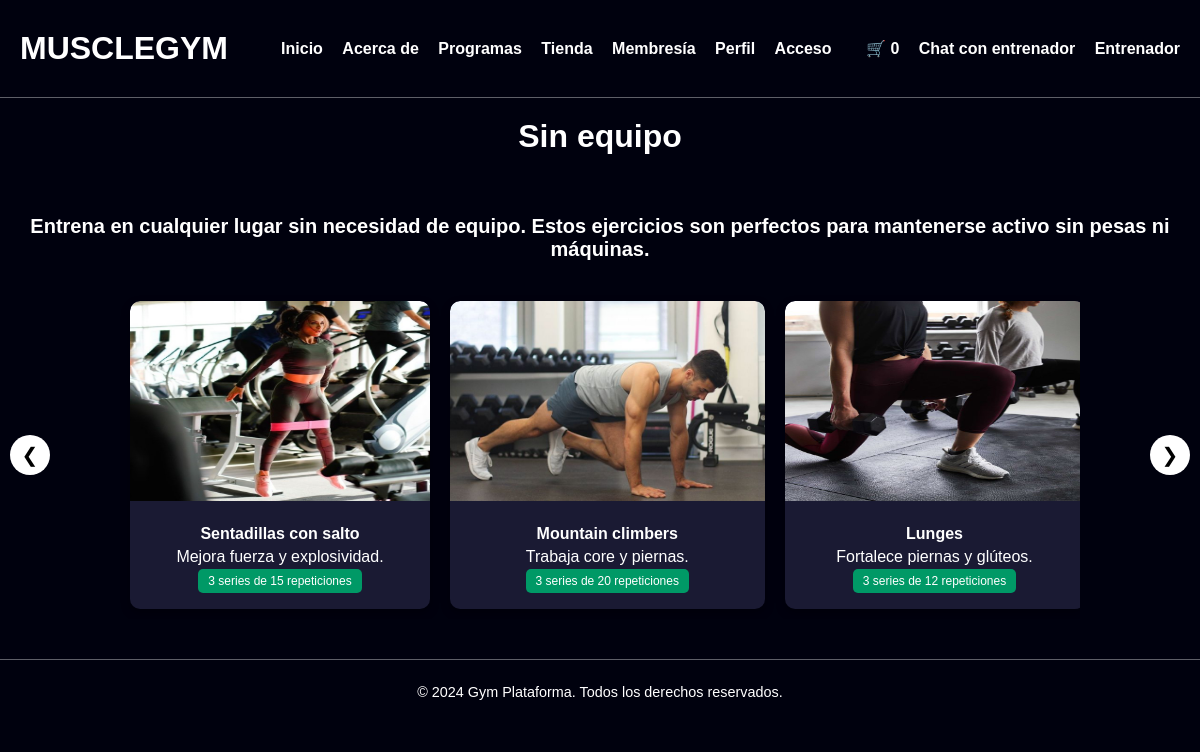
Screenshot of /pages/programas/detalle_programa.php?programa=Sin+equipo with the database file from the repository.
### tables this page shows
CREATE TABLE `detalles_programas` (
  `id` int(11) NOT NULL,
  `programa` varchar(255) NOT NULL,
  `descripcion` text DEFAULT NULL,
  `imagen` varchar(255) DEFAULT NULL,
  `nivel` varchar(50) DEFAULT NULL
);

CREATE TABLE `ejercicios` (
  `id` int(11) NOT NULL,
  `nombre` varchar(255) NOT NULL,
  `descripcion` text DEFAULT NULL,
  `series` varchar(50) DEFAULT NULL,
  `programa_id` int(11) DEFAULT NULL,
  `imagen` varchar(255) DEFAULT NULL
);

### pages/programas/detalle_programa.php (the view, shortened to what this page needs)
<?php
$host = 'localhost';
$db = 'gym_plataforma';
$user = 'root';
$password = '';
$conn = new mysqli($host, $user, $password, $db);
$nombre_programa = isset($_GET['programa']) ? $_GET['programa'] : '';
if ($nombre_programa) {
    $sql = "SELECT * FROM detalles_programas WHERE programa = ?";
    $stmt = $conn->prepare($sql);
    $stmt->bind_param("s", $nombre_programa);
    $stmt->execute();
    $result = $stmt->get_result();
    if ($result->num_rows > 0) {
        $programa = $result->fetch_assoc();
    } else {
        $programa = null;
    }
} else {
    $programa = null;
}
$ejercicios = [];
if ($programa) {
    $sql = "SELECT * FROM ejercicios WHERE programa_id = ?";
    $stmt = $conn->prepare($sql);
    $stmt->bind_param("i", $programa['id']);
    $stmt->execute();
    $result = $stmt->get_result();
    while ($row = $result->fetch_assoc()) {
        $ejercicios[] = $row;
    }
}
?>
<!DOCTYPE html>
<html lang="es">
<head>
</head>
<header>
  <h2>MUSCLEGYM</h2>
  <nav>
    <a href="/htmlgym/pages/inicio/dashboard.html">Inicio</a>
    <a href="/htmlgym/pages/acerca_de/acerca.html">Acerca de</a>
    <a href="/htmlgym/pages/programas/programas1.php">Programas</a>
    <a href="/htmlgym/pages/tienda/tienda.html">Tienda</a>
    <a href="/htmlgym/pages/membrecia/membresia.html">Membresía</a>
    <a href="/htmlgym/pages/perfil/perfil1.php">Perfil</a>
    <a href="/htmlgym/pages/inicio/acceso.html">Acceso</a>
  <a class="carrito-icono">
    <a href="/htmlgym/pages/tienda/carrito.html" id="carritoMenu">
      🛒
      <span id="contadorCarrito" class="contador">0</span>
    </a>
  </a>
  <a href="/htmlgym/pages/entrenador/index.php">Chat con entrenador</a>
  <a href="/htmlgym/pages/entrenador/chat.php">Entrenador</a>
</nav>
</header>
<body>
    <?php if ($programa): ?>
        <h2><?php echo htmlspecialchars($programa['programa']); ?></h2>
        <div class="program-section">
            <h3><?php echo htmlspecialchars($programa['descripcion']); ?></h3>
        </div>
        <div class="carousel-container">
            <button class="arrow left" onclick="moveCarousel(-1, 0)">&#10094;</button>
            <div class="carousel" id="carousel1">
                <?php foreach ($ejercicios as $ejercicio): ?>
                    <div class="card">
                    <a href="ejercicio.php?nombre=<?php echo urlencode($ejercicio['nombre']); ?>&descripcion=<?php echo urlencode($ejercicio['descripcion']); ?>&imagen=<?php echo urlencode($ejercicio['imagen']); ?>&series=<?php echo urlencode($ejercicio['series']); ?>">
    <img src="<?php echo htmlspecialchars($ejercicio['imagen']); ?>" alt="<?php echo htmlspecialchars($ejercicio['nombre']); ?>" width="300" height="200">
</a>              <div class="details">
                            <p><strong><?php echo htmlspecialchars($ejercicio['nombre']); ?></strong></p>
                            <p><?php echo htmlspecialchars($ejercicio['descripcion']); ?></p>
                            <p><span class="badge"><?php echo htmlspecialchars($ejercicio['series']); ?></span></p>
                        </div>
                    </div>
                <?php endforeach; ?>
            </div>
            <button class="arrow right" onclick="moveCarousel(1, 0)">&#10095;</button>
        </div>
    <?php else: ?>
        <p>Programa no encontrado.</p>
    <?php endif; ?>
<footer>
  <p>© 2024 Gym Plataforma. Todos los derechos reservados.</p>
</footer>
</body>
</html>

### pages/programas/detalle_programa.php (style rules this page uses)
footer { text-align: center; padding: 10px; margin-top: 20px; background-color: #00010E; border-top: 0.1px solid #ffffff5e; }
footer p { font-size: 0.9em; color: #ffffff; }
body { font-family: 'Arial', sans-serif; background-color: #00010E; margin: 0; padding: 0; color: white; }
header { display: flex; justify-content: space-between; align-items: center; padding: 10px 20px; background-color: rgba(0, 0, 0, 0); position: relative; z-index: 2; border-bottom: 0.1px solid #ffffff5e; }
header nav a { color: #ffffff; margin-left: 15px; text-decoration: none; font-weight: bold; }
a { text-decoration: none; }
h2 { text-align: center; font-size: 2rem; margin: 20px 0; }
.program-section { text-align: center; padding: 20px; }
.program-section h3 { font-size: 20px; margin-bottom: 10px; }
.carousel-container { display: flex; align-items: center; justify-content: center; position: relative; margin-bottom: 40px; }
.carousel { display: flex; overflow: hidden; width: 80%; }
.card { min-width: 300px; margin: 10px; background-color: #1a1a33; border-radius: 10px; overflow: hidden; text-align: center; flex-shrink: 0; box-shadow: 0 4px 10px rgba(0, 0, 0, 0.3); }
.card img { width: 100%; border-radius: 10px 10px 0 0; }
.card .details { padding: 15px; }
.card .details p { margin: 5px 0; }
.badge { background-color: #009966; color: #fff; padding: 5px 10px; border-radius: 5px; font-size: 12px; }
.arrow { position: absolute; top: 50%; transform: translateY(-50%); background-color: #fff; color: #000; border: none; border-radius: 50%; cursor: pointer; width: 40px; height: 40px; display: flex; justify-content: center; align-items: center; font-size: 20px; }
.arrow.left { left: 10px; }
.arrow.right { right: 10px; }

### rows the page displays
detalles_programas: programa "Sin equipo", descripcion "Entrena en cualquier lugar sin necesidad de equipo. Estos ejercicios son perfectos para mantenerse activo sin pesas ni máquinas."
ejercicios: imagen+nombre (picture), nombre "Sentadillas con salto", descripcion "Mejora fuerza y explosividad.", series "3 series de 15 repeticiones"
ejercicios: imagen+nombre (picture), nombre "Mountain climbers", descripcion "Trabaja core y piernas.", series "3 series de 20 repeticiones"
ejercicios: imagen+nombre (picture), nombre "Lunges", descripcion "Fortalece piernas y glúteos.", series "3 series de 12 repeticiones"
